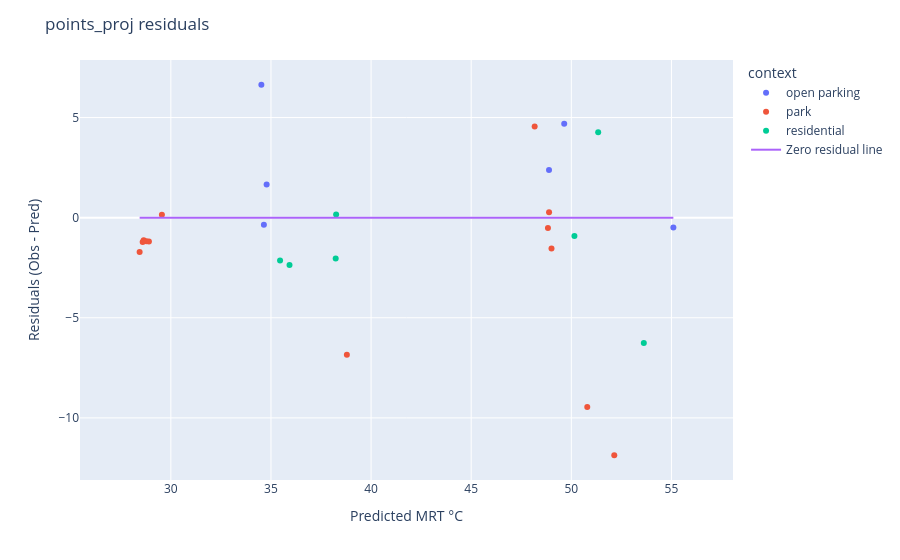

Source (notebook cell):
### Code cell
# Scatter
fig = px.scatter(
    points_proj,
    x=pred,
    y=residuals,
    color="context",
    hover_data=["TG", "TA","wind_mean", "condition", "Instrument", "tg_corr", "MRT"],
)

# 1:1 line
fig.add_scatter(
    x=[pred.min(), pred.max()],
    y=[0, 0],
    mode="lines",
    name="Zero residual line"
)

fig.update_layout(
    xaxis_title="Predicted MRT °C",
    yaxis_title="Residuals (Obs - Pred)",
    title="points_proj residuals"
)

fig.update_yaxes(scaleanchor="x", scaleratio=1)

fig.show()

### Figure 1 — Plotly figure (JSON) as saved in the notebook; plotly's stock layout.template omitted (floating-point values rounded to 4 significant figures)
{"data": [{"customdata": [[31.6, 29.3, 0.47, "SHADOW", "T2 - TM-188D TENMARS ", 31.6, 36.44], [32.6, 28.7, 0.45, "SHADOW", "T1 - Sper Scientific 800036 ", 30.51, 34.29], [38.7, 30.1, 0.45, "SUN", "T2 - TM-188D TENMARS ", 38.7, 54.33], [42.2, 28.9, 0.46, "SUN", "T1 - Sper Scientific 800036 ", 36.65, 51.27], [33, 28.9, 0.45, "SHADOW", "T2 - TM-188D TENMARS ", 33, 41.16], [39.4, 32.4, 0.61, "SUN", "T2 - TM-188D TENMARS ", 39.4, 54.61]], "hovertemplate": "context=open parking<br>MRT_predicted=%{x}<br>y=%{y}<br>TG=%{customdata[0]}<br>TA=%{customdata[1]}<br>wind_mean=%{customdata[2]}<br>condition=%{customdata[3]}<br>Instrument=%{customdata[4]}<br>tg_corr=%{customdata[5]}<br>MRT=%{customdata[6]}<extra></extra>", "legendgroup": "open parking", "marker": {"color": "#636efa", "symbol": "circle"}, "mode": "markers", "name": "open parking", "orientation": "v", "showlegend": true, "type": "scatter", "x": [34.78, 34.65, 49.65, 48.89, 34.52, 55.1], "xaxis": "x", "y": [1.657, -0.359, 4.69, 2.381, 6.638, -0.4911], "yaxis": "y"}, {"customdata": [[38, 30.7, 0.43, "SUN", "T1 - Sper Scientific 800036 ", 33.96, 40.28], [40.9, 33, 0.45, "SUN", "T1 - Sper Scientific 800036 ", 35.82, 41.34], [42.7, 30.2, 0.37, "SUN", "T1 - Sper Scientific 800036 ", 36.97, 48.32], [39.6, 29.2, 0.69, "SUN", "T1 - Sper Scientific 800036 ", 34.99, 49.16], [46.8, 34.6, 0.34, "SUN", "T1 - Sper Scientific 800036 ", 39.59, 47.47], [34.8, 31.9, 0.26, "SHADOW", "T1 - Sper Scientific 800036 ", 31.92, 31.95], [31.8, 30.3, 0.13, "SHADOW", "T1 - Sper Scientific 800036 ", 30.0, 29.7], [30, 30.6, 0.06, "SHADOW", "T1 - Sper Scientific 800036 ", 28.85, 27.72], [29.3, 30.8, 0.03, "SHADOW", "T1 - Sper Scientific 800036 ", 28.4, 27.38], [28.9, 30.6, 0.01, "SHADOW", "T1 - Sper Scientific 800036 ", 28.15, 27.6], [29.6, 30, 0.08, "SHADOW", "T1 - Sper Scientific 800036 ", 28.6, 27.51], [29.7, 30.1, 0.2, "SHADOW", "T1 - Sper Scientific 800036 ", 28.66, 26.73], [39.4, 30.1, 0.3, "SUN", "T2 - TM-188D TENMARS ", 39.4, 52.72]], "hovertemplate": "context=park<br>MRT_predicted=%{x}<br>y=%{y}<br>TG=%{customdata[0]}<br>TA=%{customdata[1]}<br>wind_mean=%{customdata[2]}<br>condition=%{customdata[3]}<br>Instrument=%{customdata[4]}<br>tg_corr=%{customdata[5]}<br>MRT=%{customdata[6]}<extra></extra>", "legendgroup": "park", "marker": {"color": "#EF553B", "symbol": "circle"}, "mode": "markers", "name": "park", "orientation": "v", "showlegend": true, "type": "scatter", "x": [52.14, 50.8, 48.83, 48.89, 49.01, 38.79, 29.55, 28.9, 28.59, 28.78, 28.64, 28.44, 48.17], "xaxis": "x", "y": [-11.87, -9.456, -0.517, 0.2749, -1.54, -6.845, 0.1451, -1.186, -1.216, -1.173, -1.132, -1.714, 4.547], "yaxis": "y"}, {"customdata": [[34.4, 32.4, 0.45, "SHADOW", "T2 - TM-188D TENMARS ", 34.4, 38.41], [38.6, 34, 0.46, "SUN", "T2 - TM-188D TENMARS ", 38.6, 47.36], [32.5, 30.4, 0.35, "SHADOW", "T2 - TM-188D TENMARS ", 32.5, 36.19], [41.1, 31.5, 0.34, "SUN", "T2 - TM-188D TENMARS ", 41.1, 55.6], [32.5, 31.3, 0.07, "SHADOW", "T2 - TM-188D TENMARS ", 32.5, 33.31], [43.7, 33.5, 0.06, "SUN", "T2 - TM-188D TENMARS ", 43.7, 49.24], [33.1, 30.9, 0.01, "SHADOW", "T2 - TM-188D TENMARS ", 33.1, 33.56]], "hovertemplate": "context=residential<br>MRT_predicted=%{x}<br>y=%{y}<br>TG=%{customdata[0]}<br>TA=%{customdata[1]}<br>wind_mean=%{customdata[2]}<br>condition=%{customdata[3]}<br>Instrument=%{customdata[4]}<br>tg_corr=%{customdata[5]}<br>MRT=%{customdata[6]}<extra></extra>", "legendgroup": "residential", "marker": {"color": "#00cc96", "symbol": "circle"}, "mode": "markers", "name": "residential", "orientation": "v", "showlegend": true, "type": "scatter", "x": [38.25, 53.62, 38.23, 51.34, 35.45, 50.15, 35.93], "xaxis": "x", "y": [0.152, -6.256, -2.041, 4.26, -2.14, -0.914, -2.364], "yaxis": "y"}, {"mode": "lines", "name": "Zero residual line", "type": "scatter", "x": [28.44, 55.1], "y": [0, 0]}], "layout": {"legend": {"title": {"text": "context"}, "tracegroupgap": 0}, "margin": {"t": 60}, "title": {"text": "points_proj residuals"}, "xaxis": {"anchor": "y", "domain": [0, 1], "title": {"text": "Predicted MRT °C"}}, "yaxis": {"anchor": "x", "domain": [0, 1], "scaleanchor": "x", "scaleratio": 1, "title": {"text": "Residuals (Obs - Pred)"}}}}
